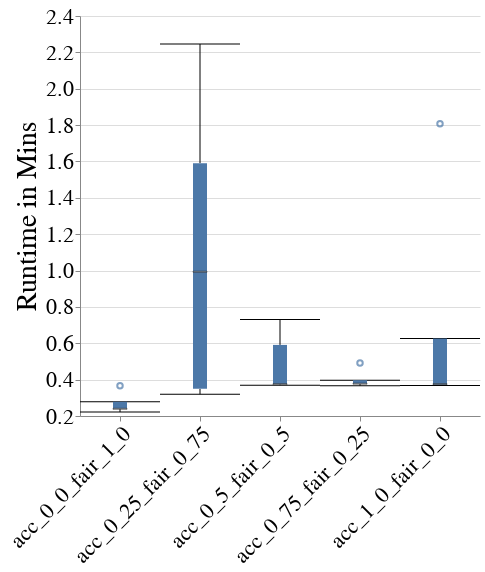

Notebook code cell kept with this figure:
### Code cell
create_box_plot_per_cost_model(to_plot=best_lp_metrics_per_exp_config_df, metric_name="runtime_in_mins")

### Figure 1 — Vega-Lite specification as saved in the notebook (floating-point values rounded to 4 significant figures)
{"config": {"view": {"continuousWidth": 400, "continuousHeight": 300, "stroke": null}, "axis": {"labelFontSize": 22, "labelFontWeight": "normal", "titleFontSize": 28, "titleFontWeight": "normal"}, "title": {"fontSize": 28}}, "data": {"name": "data-03f973be31a01b9b02d89b5b35abed5a"}, "mark": {"type": "boxplot", "median": {"stroke": "black", "strokeWidth": 0.7}, "ticks": true}, "encoding": {"x": {"axis": {"labelAngle": -45, "labelLimit": 300}, "field": "exp_config_name", "title": null, "type": "nominal"}, "y": {"field": "runtime_in_mins", "scale": {"zero": false}, "title": "Runtime in Mins", "type": "quantitative"}}, "height": 400, "width": 400, "$schema": "https://vega.github.io/schema/vega-lite/v4.17.0.json", "datasets": {"data-03f973be31a01b9b02d89b5b35abed5a": [{"exp_config_name": "acc_0_0_fair_1_0", "logical_pipeline_uuid": "Tm9uZSZESVImbHJfY2xm", "physical_pipeline_uuid": "10a4b262-5142-4d67-aceb-7c4e30102b28", "run_num": 4, "compound_pp_quality": 0.9905, "metric": "F1", "model_name": "lr_clf", "runtime_in_mins": 0.2394, "dataset_name": "folk_emp", "logical_pipeline_name": "None&DIR&lr_clf", "null_imputer_name": "None", "fairness_intervention_name": "DIR", "RAC1P_dis": 0.7878, "RAC1P_priv": 0.7749, "SEX&RAC1P_dis": 0.758, "SEX&RAC1P_priv": 0.7852, "SEX_dis": 0.7554, "SEX_priv": 0.804, "overall": 0.7799}, {"exp_config_name": "acc_0_0_fair_1_0", "logical_pipeline_uuid": "Tm9uZSZESVImbHJfY2xm", "physical_pipeline_uuid": "27e41a7c-d6bf-46f0-9110-40e96932e653", "run_num": 5, "compound_pp_quality": 0.9882, "metric": "F1", "model_name": "lr_clf", "runtime_in_mins": 0.3664, "dataset_name": "folk_emp", "logical_pipeline_name": "None&DIR&lr_clf", "null_imputer_name": "None", "fairness_intervention_name": "DIR", "RAC1P_dis": 0.7823, "RAC1P_priv": 0.7652, "SEX&RAC1P_dis": 0.7411, "SEX&RAC1P_priv": 0.7794, "SEX_dis": 0.7308, "SEX_priv": 0.8093, "overall": 0.772}, {"exp_config_name": "acc_0_0_fair_1_0", "logical_pipeline_uuid": "Tm9uZSZESVImbHJfY2xm", "physical_pipeline_uuid": "2a1062df-0658-4bed-bebc-f08a64c100bc", "run_num": 2, "compound_pp_quality": 0.9999, "metric": "F1", "model_name": "lr_clf", "runtime_in_mins": 0.2394, "dataset_name": "folk_emp", "logical_pipeline_name": "None&DIR&lr_clf", "null_imputer_name": "None", "fairness_intervention_name": "DIR", "RAC1P_dis": 0.7832, "RAC1P_priv": 0.7802, "SEX&RAC1P_dis": 0.7557, "SEX&RAC1P_priv": 0.7881, "SEX_dis": 0.7457, "SEX_priv": 0.8166, "overall": 0.7814}, {"exp_config_name": "acc_0_0_fair_1_0", "logical_pipeline_uuid": "Tm9uZSZESVImbHJfY2xm", "physical_pipeline_uuid": "473666fc-7673-4c1a-988f-7d339730ef11", "run_num": 1, "compound_pp_quality": 0.9804, "metric": "F1", "model_name": "lr_clf", "runtime_in_mins": 0.2218, "dataset_name": "folk_emp", "logical_pipeline_name": "None&DIR&lr_clf", "null_imputer_name": "None", "fairness_intervention_name": "DIR", "RAC1P_dis": 0.7837, "RAC1P_priv": 0.7839, "SEX&RAC1P_dis": 0.7487, "SEX&RAC1P_priv": 0.7918, "SEX_dis": 0.7495, "SEX_priv": 0.814, "overall": 0.7838}, {"exp_config_name": "acc_0_0_fair_1_0", "logical_pipeline_uuid": "Tm9uZSZESVImbHJfY2xm", "physical_pipeline_uuid": "a4e709f5-5df7-4a13-8d4f-d3f1e38dc8e2", "run_num": 3, "compound_pp_quality": 0.9487, "metric": "F1", "model_name": "lr_clf", "runtime_in_mins": 0.2785, "dataset_name": "folk_emp", "logical_pipeline_name": "None&DIR&lr_clf", "null_imputer_name": "None", "fairness_intervention_name": "DIR", "RAC1P_dis": 0.7925, "RAC1P_priv": 0.7796, "SEX&RAC1P_dis": 0.7516, "SEX&RAC1P_priv": 0.7924, "SEX_dis": 0.751, "SEX_priv": 0.8163, "overall": 0.7846}, {"exp_config_name": "acc_0_25_fair_0_75", "logical_pipeline_uuid": "Tm9uZSZESVImbGdibV9jbGY=", "physical_pipeline_uuid": "10ec22bd-bb2b-4b0b-9c70-e0c2868ed85f", "run_num": 1, "compound_pp_quality": 0.9227, "metric": "F1", "model_name": "lgbm_clf", "runtime_in_mins": 0.9932, "dataset_name": "folk_emp", "logical_pipeline_name": "None&DIR&lgbm_clf", "null_imputer_name": "None", "fairness_intervention_name": "DIR", "RAC1P_dis": 0.7843, "RAC1P_priv": 0.787, "SEX&RAC1P_dis": 0.7558, "SEX&RAC1P_priv": 0.7929, "SEX_dis": 0.753, "SEX_priv": 0.8152, "overall": 0.786}, {"exp_config_name": "acc_0_25_fair_0_75", "logical_pipeline_uuid": "Tm9uZSZESVImbGdibV9jbGY=", "physical_pipeline_uuid": "2001efbe-d5e3-4ded-afd0-791713baef03", "run_num": 2, "compound_pp_quality": 0.9262, "metric": "F1", "model_name": "lgbm_clf", "runtime_in_mins": 1.591, "dataset_name": "folk_emp", "logical_pipeline_name": "None&DIR&lgbm_clf", "null_imputer_name": "None", "fairness_intervention_name": "DIR", "RAC1P_dis": 0.8014, "RAC1P_priv": 0.7945, "SEX&RAC1P_dis": 0.782, "SEX&RAC1P_priv": 0.8013, "SEX_dis": 0.7672, "SEX_priv": 0.8272, "overall": 0.7972}, {"exp_config_name": "acc_0_25_fair_0_75", "logical_pipeline_uuid": "Tm9uZSZESVImbGdibV9jbGY=", "physical_pipeline_uuid": "cae35392-63ad-4289-a244-ed998a037dab", "run_num": 3, "compound_pp_quality": 0.9325, "metric": "F1", "model_name": "lgbm_clf", "runtime_in_mins": 2.246, "dataset_name": "folk_emp", "logical_pipeline_name": "None&DIR&lgbm_clf", "null_imputer_name": "None", "fairness_intervention_name": "DIR", "RAC1P_dis": 0.796, "RAC1P_priv": 0.7923, "SEX&RAC1P_dis": 0.7489, "SEX&RAC1P_priv": 0.8042, "SEX_dis": 0.7616, "SEX_priv": 0.8239, "overall": 0.7937}, {"exp_config_name": "acc_0_25_fair_0_75", "logical_pipeline_uuid": "Tm9uZSZESVImbGdibV9jbGY=", "physical_pipeline_uuid": "e65d4227-6d08-432d-8b7e-cf1aec38947f", "run_num": 5, "compound_pp_quality": 0.9399, "metric": "F1", "model_name": "lgbm_clf", "runtime_in_mins": 0.3196, "dataset_name": "folk_emp", "logical_pipeline_name": "None&DIR&lgbm_clf", "null_imputer_name": "None", "fairness_intervention_name": "DIR", "RAC1P_dis": 0.8153, "RAC1P_priv": 0.7937, "SEX&RAC1P_dis": 0.7664, "SEX&RAC1P_priv": 0.8109, "SEX_dis": 0.762, "SEX_priv": 0.8396, "overall": 0.8023}, {"exp_config_name": "acc_0_25_fair_0_75", "logical_pipeline_uuid": "Tm9uZSZESVImbGdibV9jbGY=", "physical_pipeline_uuid": "eb9b5a19-82f6-416c-bf7f-9471911d01c1", "run_num": 4, "compound_pp_quality": 0.9446, "metric": "F1", "model_name": "lgbm_clf", "runtime_in_mins": 0.3492, "dataset_name": "folk_emp", "logical_pipeline_name": "None&DIR&lgbm_clf", "null_imputer_name": "None", "fairness_intervention_name": "DIR", "RAC1P_dis": 0.81, "RAC1P_priv": 0.8057, "SEX&RAC1P_dis": 0.7715, "SEX&RAC1P_priv": 0.8163, "SEX_dis": 0.7791, "SEX_priv": 0.8359, "overall": 0.8074}, {"exp_config_name": "acc_0_5_fair_0_5", "logical_pipeline_uuid": "Tm9uZSZESVImcmZfY2xm", "physical_pipeline_uuid": "07b5ccd5-a31a-40df-866d-e878edac7ba8", "run_num": 5, "compound_pp_quality": 0.8939, "metric": "F1", "model_name": "rf_clf", "runtime_in_mins": 0.5909, "dataset_name": "folk_emp", "logical_pipeline_name": "None&DIR&rf_clf", "null_imputer_name": "None", "fairness_intervention_name": "DIR", "RAC1P_dis": 0.8144, "RAC1P_priv": 0.7957, "SEX&RAC1P_dis": 0.7682, "SEX&RAC1P_priv": 0.8116, "SEX_dis": 0.7557, "SEX_priv": 0.847, "overall": 0.8031}, {"exp_config_name": "acc_0_5_fair_0_5", "logical_pipeline_uuid": "Tm9uZSZESVImcmZfY2xm", "physical_pipeline_uuid": "25f8f8ee-416d-4ab7-b7f5-59f977922b92", "run_num": 1, "compound_pp_quality": 0.8783, "metric": "F1", "model_name": "rf_clf", "runtime_in_mins": 0.7308, "dataset_name": "folk_emp", "logical_pipeline_name": "None&DIR&rf_clf", "null_imputer_name": "None", "fairness_intervention_name": "DIR", "RAC1P_dis": 0.8166, "RAC1P_priv": 0.8054, "SEX&RAC1P_dis": 0.7841, "SEX&RAC1P_priv": 0.8156, "SEX_dis": 0.7747, "SEX_priv": 0.8415, "overall": 0.8097}, {"exp_config_name": "acc_0_5_fair_0_5", "logical_pipeline_uuid": "Tm9uZSZESVImcmZfY2xm", "physical_pipeline_uuid": "5734a395-9aba-48e5-93db-3110ef53510b", "run_num": 2, "compound_pp_quality": 0.9039, "metric": "F1", "model_name": "rf_clf", "runtime_in_mins": 0.3749, "dataset_name": "folk_emp", "logical_pipeline_name": "None&DIR&rf_clf", "null_imputer_name": "None", "fairness_intervention_name": "DIR", "RAC1P_dis": 0.8132, "RAC1P_priv": 0.8077, "SEX&RAC1P_dis": 0.7741, "SEX&RAC1P_priv": 0.8194, "SEX_dis": 0.7689, "SEX_priv": 0.8513, "overall": 0.8099}, {"exp_config_name": "acc_0_5_fair_0_5", "logical_pipeline_uuid": "Tm9uZSZESVImcmZfY2xm", "physical_pipeline_uuid": "9b20a654-b7bb-4036-90a1-6bfb70add4d3", "run_num": 3, "compound_pp_quality": 0.8859, "metric": "F1", "model_name": "rf_clf", "runtime_in_mins": 0.3695, "dataset_name": "folk_emp", "logical_pipeline_name": "None&DIR&rf_clf", "null_imputer_name": "None", "fairness_intervention_name": "DIR", "RAC1P_dis": 0.8158, "RAC1P_priv": 0.8094, "SEX&RAC1P_dis": 0.7633, "SEX&RAC1P_priv": 0.8235, "SEX_dis": 0.7712, "SEX_priv": 0.8508, "overall": 0.8119}, {"exp_config_name": "acc_0_5_fair_0_5", "logical_pipeline_uuid": "Tm9uZSZESVImcmZfY2xm", "physical_pipeline_uuid": "e428c255-a1da-4312-a369-e71a6cad70ec", "run_num": 4, "compound_pp_quality": 0.8978, "metric": "F1", "model_name": "rf_clf", "runtime_in_mins": 0.3752, "dataset_name": "folk_emp", "logical_pipeline_name": "None&DIR&rf_clf", "null_imputer_name": "None", "fairness_intervention_name": "DIR", "RAC1P_dis": 0.8094, "RAC1P_priv": 0.8056, "SEX&RAC1P_dis": 0.7732, "SEX&RAC1P_priv": 0.8155, "SEX_dis": 0.7796, "SEX_priv": 0.8348, "overall": 0.807}, {"exp_config_name": "acc_0_75_fair_0_25", "logical_pipeline_uuid": "Tm9uZSZESVImcmZfY2xm", "physical_pipeline_uuid": "29118464-4d6c-4ac9-9f57-378753656e1b", "run_num": 5, "compound_pp_quality": 0.8481, "metric": "F1", "model_name": "rf_clf", "runtime_in_mins": 0.3775, "dataset_name": "folk_emp", "logical_pipeline_name": "None&DIR&rf_clf", "null_imputer_name": "None", "fairness_intervention_name": "DIR", "RAC1P_dis": 0.8144, "RAC1P_priv": 0.7951, "SEX&RAC1P_dis": 0.7682, "SEX&RAC1P_priv": 0.8112, "SEX_dis": 0.7557, "SEX_priv": 0.8464, "overall": 0.8028}, {"exp_config_name": "acc_0_75_fair_0_25", "logical_pipeline_uuid": "Tm9uZSZESVImcmZfY2xm", "physical_pipeline_uuid": "4127dfcc-8774-4868-8f9e-4e28d940d52d", "run_num": 2, "compound_pp_quality": 0.8569, "metric": "F1", "model_name": "rf_clf", "runtime_in_mins": 0.3968, "dataset_name": "folk_emp", "logical_pipeline_name": "None&DIR&rf_clf", "null_imputer_name": "None", "fairness_intervention_name": "DIR", "RAC1P_dis": 0.8132, "RAC1P_priv": 0.8077, "SEX&RAC1P_dis": 0.7741, "SEX&RAC1P_priv": 0.8194, "SEX_dis": 0.7689, "SEX_priv": 0.8513, "overall": 0.8099}, {"exp_config_name": "acc_0_75_fair_0_25", "logical_pipeline_uuid": "Tm9uZSZESVImcmZfY2xm", "physical_pipeline_uuid": "5c31e717-da62-4ff5-8b6a-e4fe51294caa", "run_num": 1, "compound_pp_quality": 0.8459, "metric": "F1", "model_name": "rf_clf", "runtime_in_mins": 0.4914, "dataset_name": "folk_emp", "logical_pipeline_name": "None&DIR&rf_clf", "null_imputer_name": "None", "fairness_intervention_name": "DIR", "RAC1P_dis": 0.8193, "RAC1P_priv": 0.8054, "SEX&RAC1P_dis": 0.7885, "SEX&RAC1P_priv": 0.8158, "SEX_dis": 0.7789, "SEX_priv": 0.8395, "overall": 0.8107}, {"exp_config_name": "acc_0_75_fair_0_25", "logical_pipeline_uuid": "Tm9uZSZESVImcmZfY2xm", "physical_pipeline_uuid": "6fea3046-5edc-48da-bf66-d3bd28a20a7d", "run_num": 3, "compound_pp_quality": 0.8489, "metric": "F1", "model_name": "rf_clf", "runtime_in_mins": 0.367, "dataset_name": "folk_emp", "logical_pipeline_name": "None&DIR&rf_clf", "null_imputer_name": "None", "fairness_intervention_name": "DIR", "RAC1P_dis": 0.8158, "RAC1P_priv": 0.8094, "SEX&RAC1P_dis": 0.7633, "SEX&RAC1P_priv": 0.8235, "SEX_dis": 0.7712, "SEX_priv": 0.8508, "overall": 0.8119}, {"exp_config_name": "acc_0_75_fair_0_25", "logical_pipeline_uuid": "Tm9uZSZESVImcmZfY2xm", "physical_pipeline_uuid": "de58d6fc-c4e3-4a8b-9fac-2e2ae41785e1", "run_num": 4, "compound_pp_quality": 0.8524, "metric": "F1", "model_name": "rf_clf", "runtime_in_mins": 0.3767, "dataset_name": "folk_emp", "logical_pipeline_name": "None&DIR&rf_clf", "null_imputer_name": "None", "fairness_intervention_name": "DIR", "RAC1P_dis": 0.8094, "RAC1P_priv": 0.8056, "SEX&RAC1P_dis": 0.7732, "SEX&RAC1P_priv": 0.8155, "SEX_dis": 0.7796, "SEX_priv": 0.8348, "overall": 0.807}, {"exp_config_name": "acc_1_0_fair_0_0", "logical_pipeline_uuid": "Tm9uZSZOT19GQUlSTkVTU19JTlRFUlZFTlRJT04mcmZfY2xm", "physical_pipeline_uuid": "04361871-f4b5-42e2-891b-74ffddc2342b", "run_num": 3, "compound_pp_quality": 0.8123, "metric": "F1", "model_name": "rf_clf", "runtime_in_mins": 1.807, "dataset_name": "folk_emp", "logical_pipeline_name": "None&NO_FAIRNESS_INTERVENTION&rf_clf", "null_imputer_name": "None", "fairness_intervention_name": "NO_FAIRNESS_INTERVENTION", "RAC1P_dis": 0.8214, "RAC1P_priv": 0.8067, "SEX&RAC1P_dis": 0.7677, "SEX&RAC1P_priv": 0.8229, "SEX_dis": 0.7734, "SEX_priv": 0.8491, "overall": 0.8123}, {"exp_config_name": "acc_1_0_fair_0_0", "logical_pipeline_uuid": "Tm9uZSZOT19GQUlSTkVTU19JTlRFUlZFTlRJT04mcmZfY2xm", "physical_pipeline_uuid": "262520f3-9c0d-434b-b1d9-726af3d7b117", "run_num": 4, "compound_pp_quality": 0.8078, "metric": "F1", "model_name": "rf_clf", "runtime_in_mins": 0.3753, "dataset_name": "folk_emp", "logical_pipeline_name": "None&NO_FAIRNESS_INTERVENTION&rf_clf", "null_imputer_name": "None", "fairness_intervention_name": "NO_FAIRNESS_INTERVENTION", "RAC1P_dis": 0.8086, "RAC1P_priv": 0.8072, "SEX&RAC1P_dis": 0.7732, "SEX&RAC1P_priv": 0.8164, "SEX_dis": 0.7801, "SEX_priv": 0.8358, "overall": 0.8078}, {"exp_config_name": "acc_1_0_fair_0_0", "logical_pipeline_uuid": "Tm9uZSZOT19GQUlSTkVTU19JTlRFUlZFTlRJT04mcmZfY2xm", "physical_pipeline_uuid": "4c12117f-8fa2-46f0-b083-453d06acf10d", "run_num": 1, "compound_pp_quality": 0.8114, "metric": "F1", "model_name": "rf_clf", "runtime_in_mins": 0.6259, "dataset_name": "folk_emp", "logical_pipeline_name": "None&NO_FAIRNESS_INTERVENTION&rf_clf", "null_imputer_name": "None", "fairness_intervention_name": "NO_FAIRNESS_INTERVENTION", "RAC1P_dis": 0.818, "RAC1P_priv": 0.8073, "SEX&RAC1P_dis": 0.7844, "SEX&RAC1P_priv": 0.8176, "SEX_dis": 0.7767, "SEX_priv": 0.8426, "overall": 0.8114}, {"exp_config_name": "acc_1_0_fair_0_0", "logical_pipeline_uuid": "Tm9uZSZOT19GQUlSTkVTU19JTlRFUlZFTlRJT04mcmZfY2xm", "physical_pipeline_uuid": "f8faa13a-a1b9-4e2c-af8e-83f3f94475fe", "run_num": 2, "compound_pp_quality": 0.8102, "metric": "F1", "model_name": "rf_clf", "runtime_in_mins": 0.3708, "dataset_name": "folk_emp", "logical_pipeline_name": "None&NO_FAIRNESS_INTERVENTION&rf_clf", "null_imputer_name": "None", "fairness_intervention_name": "NO_FAIRNESS_INTERVENTION", "RAC1P_dis": 0.8149, "RAC1P_priv": 0.8071, "SEX&RAC1P_dis": 0.7741, "SEX&RAC1P_priv": 0.8199, "SEX_dis": 0.7681, "SEX_priv": 0.853, "overall": 0.8102}, {"exp_config_name": "acc_1_0_fair_0_0", "logical_pipeline_uuid": "Tm9uZSZOT19GQUlSTkVTU19JTlRFUlZFTlRJT04mcmZfY2xm", "physical_pipeline_uuid": "ff4518c9-1014-46ef-abae-8a25ed099035", "run_num": 5, "compound_pp_quality": 0.8033, "metric": "F1", "model_name": "rf_clf", "runtime_in_mins": 0.3679, "dataset_name": "folk_emp", "logical_pipeline_name": "None&NO_FAIRNESS_INTERVENTION&rf_clf", "null_imputer_name": "None", "fairness_intervention_name": "NO_FAIRNESS_INTERVENTION", "RAC1P_dis": 0.8152, "RAC1P_priv": 0.7953, "SEX&RAC1P_dis": 0.7682, "SEX&RAC1P_priv": 0.8117, "SEX_dis": 0.7559, "SEX_priv": 0.847, "overall": 0.8033}]}}
